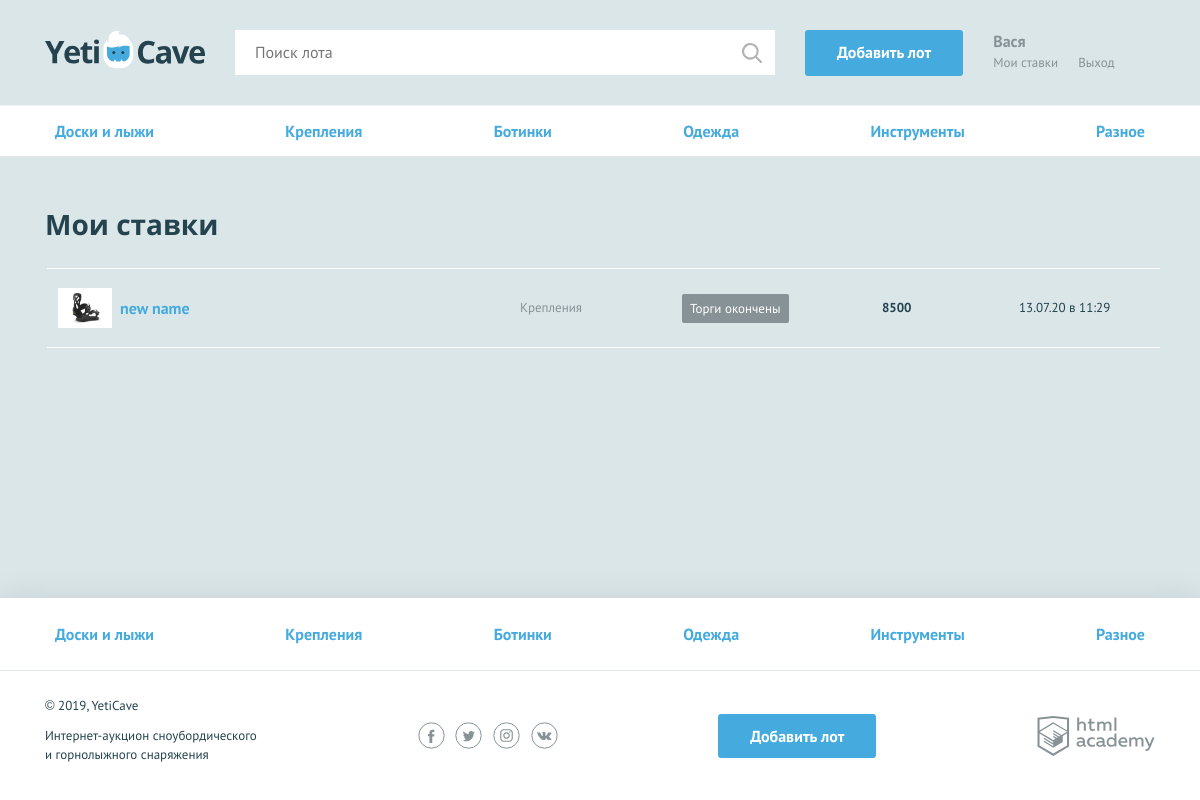
Page /user-bets.php?id=1 (signed in) on the committed database.
### tables this page shows
CREATE TABLE `category` (
  `id` int(11) NOT NULL,
  `name` text,
  `character_code` varchar(128) DEFAULT NULL
);

CREATE TABLE `lot` (
  `id` int(11) NOT NULL,
  `creation_date` timestamp NULL DEFAULT NULL,
  `lot_name` varchar(100) DEFAULT NULL,
  `lot_description` varchar(255) DEFAULT NULL,
  `image` text,
  `start_price` decimal(60,0) DEFAULT NULL,
  `end_date` timestamp NULL DEFAULT NULL,
  `bet_step` int(11) DEFAULT NULL,
  `user_lot_add_id` int(11) DEFAULT NULL,
  `user_winner_id` int(11) DEFAULT NULL,
  `category_id` int(11) DEFAULT NULL,
  FULLTEXT (lot_name, lot_description)
);

CREATE TABLE `bet` (
  `id` int(11) NOT NULL,
  `creation_date` timestamp NULL DEFAULT NULL,
  `bet_price` int(11) DEFAULT NULL,
  `user_id` int(11) DEFAULT NULL,
  `lot_id` int(11) DEFAULT NULL
);

### helpers.php (called while the page is built, shortened)
<?php
function include_template($name, array $data = []) {
    $name = 'templates/' . $name;
    extract($data);
    require $name;
    $result = ob_get_clean();
    return $result;
}

### functions.php (called while the page is built, shortened)
<?php
require_once('helpers.php');
function get_time_left ($time_end) {
    $time_stamp = time();
    $seconds_in_hour = 3600;
    $seconds_in_minutes = 60;
    $end_time_stamp = strtotime($time_end);
    $time_stamp_difference = $end_time_stamp - $time_stamp;
    $hours_until_end = floor($time_stamp_difference / $seconds_in_hour);
    $minutes_until_end = floor(($time_stamp_difference / $seconds_in_minutes) % 60);
    if (strlen($minutes_until_end) < 2) {
        $minutes_until_end = '0' . $minutes_until_end;
    }
    return [$hours_until_end, $minutes_until_end];
};
function category_list ($connection) {
    $sql_category_list = 'SELECT id, name, character_code FROM category';
    $result_category_list = mysqli_query($connection, $sql_category_list);
    return mysqli_fetch_all($result_category_list, MYSQLI_ASSOC);
};
function get_creation_date ($creation_date) {
    $date = date_create($creation_date);
    $time_stamp = time();
    $bet_creation_date = strtotime($creation_date);
    $seconds_in_day = 86400;
    $seconds_in_hour = 3600;
    $seconds_in_minute = 60;
    $difference = $time_stamp - $bet_creation_date;
    if ($difference <= ($seconds_in_day * 2)) {
      return ' вчера в ' . date_format($date, 'H:i');
    } else {
      return date_format($date, 'd.m.y \в H:i');
    }
  }

### templates/my-bets.php (the view, shortened to what this page needs)
<main>
  <nav class="nav">
    <ul class="nav__list container">
      <?php foreach ($category as $key => $item): ?>
        <li class="nav__item">
          <a href="category.php?id=<?=htmlspecialchars($item['id']);?>"><?=$item['name'];?></a>
        </li>
      <?php endforeach; ?>
    </ul>
  </nav>
  <section class="rates container">
    <?php if ($_SESSION['user']['id'] === $user_id): ?>
      <h2>Мои ставки</h2>
      <table class="rates__list">
        <?php foreach ($my_bets as $key => $bet): ?>
          <tr class="rates__item">
            <td class="rates__info">
              <div class="rates__img">
                <img src="../<?=$bet['image'];?>" width="54" height="40" alt="Сноуборд">
              </div>
              <div>
                <h3 class="rates__title"><a href="lot.php?id=<?=htmlspecialchars($bet['id']);?>"><?=$bet['lot_name'];?></a></h3>
              </div>
            </td>
            <td class="rates__category">
            <?=$bet['name'];?>
            </td>
            <td class="rates__timer">
            <?php if ($bet['user_winner_id'] === $user_id ): ?>
              <div class="timer timer--win">
                Ставка выиграла
              </div>
            <?php elseif (get_time_left($bet['end_date'])[0] < 0): ?>
              <div class="timer timer--end">
                Торги окончены
              </div>
            <?php elseif (get_time_left($bet['end_date'])[0] < 1): ?>
              <div class="timer--finishing">
                <?= show_time_left(get_time_left($bet['end_date'])); ?>
              </div>
            <?php else : ?>
              <div class="timer">
                <?= show_time_left(get_time_left($bet['end_date'])); ?>
              </div>
            <?php endif ?>
            </td>
            <td class="rates__price">
            <?=$bet['bet_price'];?>
            </td>
            <td class="rates__time">
            <?= get_creation_date($bet['creation_date']);?>
            </td>
          </tr>
        <?php endforeach; ?>
      </table>
    <?php else : ?>
      <h2>403 Отказано в доступе</h2>
    <?php endif ?>
  </section>
</main>

### templates/layout.php (shortened to what this page needs)
<!DOCTYPE html>
<html lang="ru">
<head>
    <link href="../css/normalize.min.css" rel="stylesheet">
    <link href="../css/style.css" rel="stylesheet">
    <link href="../css/flatpickr.min.css" rel="stylesheet">
</head>
<body>
<div class="page-wrapper">
    <header class="main-header">
        <div class="main-header__container container">
            <a href="index.php" class="main-header__logo">
                <img src="../img/logo.svg" width="160" height="39" alt="Логотип компании YetiCave">
            </a>
            <form class="main-header__search" method="get" action="search.php" autocomplete="off">
                <input type="search" name="search" placeholder="Поиск лота" value="<?=isset($_GET['search']) ? htmlspecialchars(trim($_GET['search'])) : ""; ?>">
                <input class="main-header__search-btn" type="submit" name="find" value="Найти">
            </form>
            <a class="main-header__add-lot button" href="add.php">Добавить лот</a>
            <nav class="user-menu">
            <?php if (isset($_SESSION['user'])): ?>
                <div class="user-menu__logged">
                    <p><?=$_SESSION['user']['name'] ?></p>
                    <a class="user-menu__bets" href="user-bets.php?id=<?= htmlspecialchars($_SESSION['user']['id']); ?>">Мои ставки</a>
                    <a class="user-menu__logout" href="logout.php">Выход</a>
                </div>
            <?php endif ?>
            </nav>
        </div>
    </header>
<?=$page_content; ?>
</div>
<footer class="main-footer">
    <nav class="nav">
        <ul class="nav__list container">
            <?php foreach ($category_list as $key => $item): ?>
                <li class="nav__item <?=$item['name'] === $category_name ? "nav__item--current" : "";?>">
                    <a href="category.php?id=<?=htmlspecialchars($item['id']);?>"><?=$item['name'];?></a>
                </li>
            <?php endforeach; ?>
        </ul>
    </nav>
    <div class="main-footer__bottom container">
        <div class="main-footer__copyright">
            <p>© 2019, YetiCave</p>
            <p>Интернет-аукцион сноубордического и горнолыжного снаряжения</p>
        </div>
        <div class="main-footer__social social">
            <a class="social__link social__link--facebook" href="#">
            </a>
            <a class="social__link social__link--twitter" href="#">
            </a>
            <a class="social__link social__link--instagram" href="#">
            </a>
            <a class="social__link social__link--vkontakte" href="#">
            </a>
        </div>
        <a class="main-footer__add-lot button" href="add.php">Добавить лот</a>
        <div class="main-footer__developed-by">
            <a class="logo-academy" href="https://htmlacademy.ru/intensive/php">
            </a>
        </div>
    </div>
</footer>
</body>
</html>

### rows in the picture
category: name "Доски и лыжи"
category: name "Крепления"
category: name "Ботинки"
category: name "Одежда"
category: name "Инструменты"
category: name "Разное"
lot: image (picture), lot_name "new name", category.name "Крепления", user_winner_id "Торги окончены", bet.bet_price "8500", bet.creation_date "13.07.20 в 11:29"

### other values in the picture
$_SESSION['user']['name'] "Вася"
